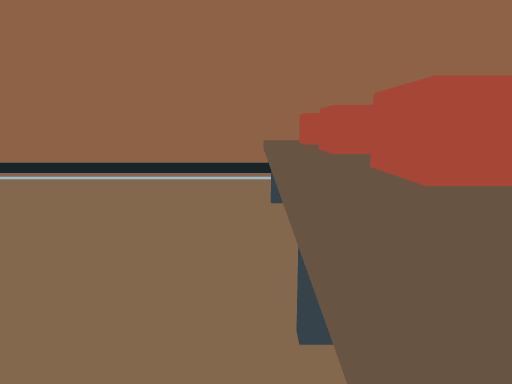
view 1 (above)

16 first-person views from a walk through a Godot game level. The camera is 1.3 m above the floor, tilts 10° down and sees 70° across. The floor is counted in squares, 1 m on a side. Each view is taken from the middle of a square. On the plan, view 1 faces up. The plan holds only what a view shows up to about 15 squares ahead; the rest is blank. The place goes on beyond the plan. Surface patterns are stand-ins for the level's own textures.

view 2
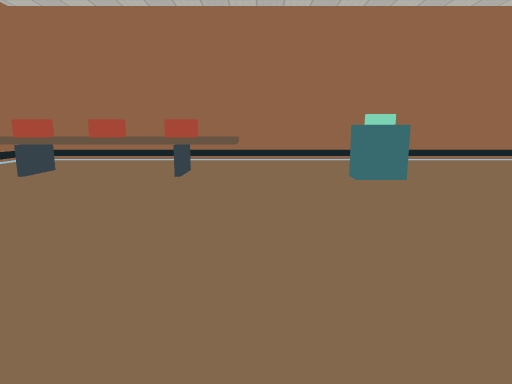

view 3
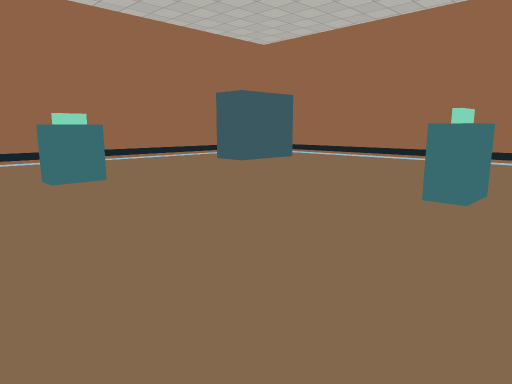

view 4
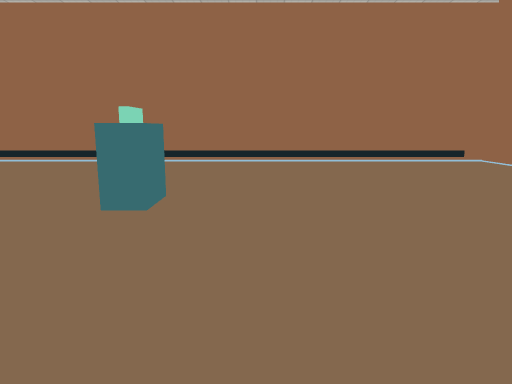

view 5
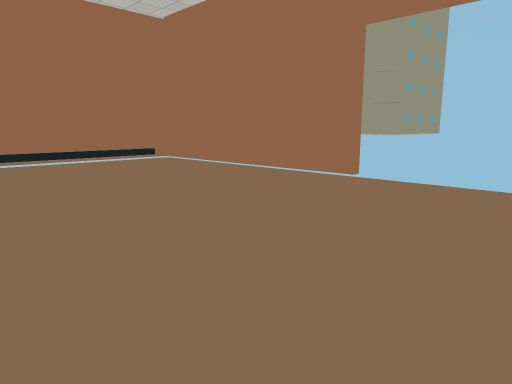

view 6
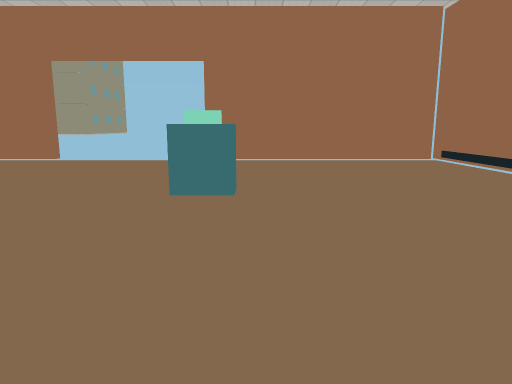

view 7
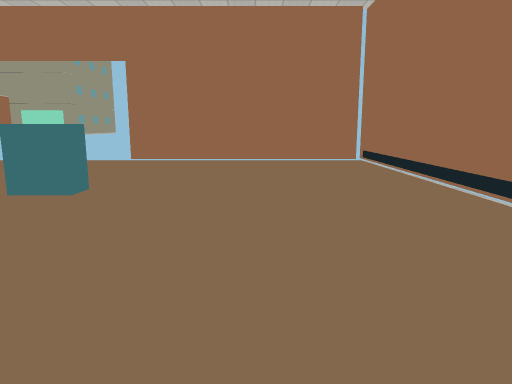

view 8
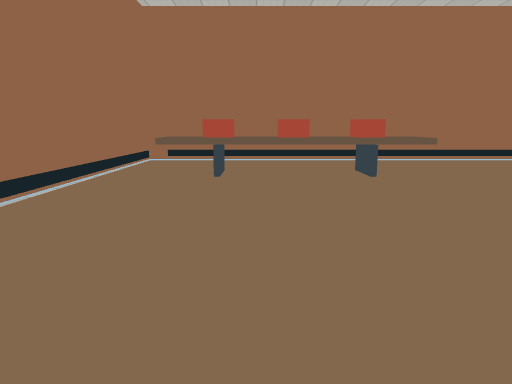

view 9
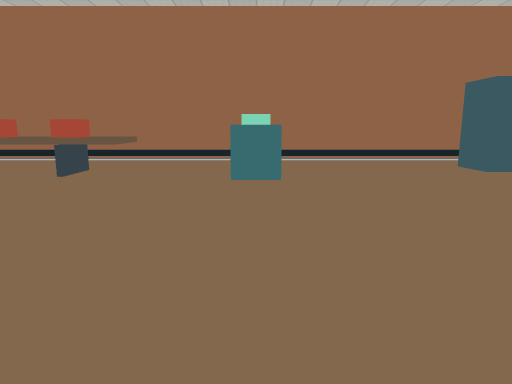

view 10
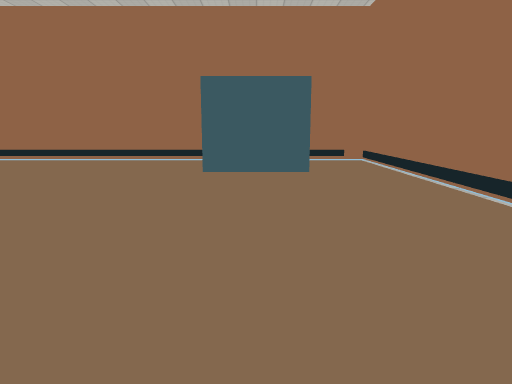

view 11
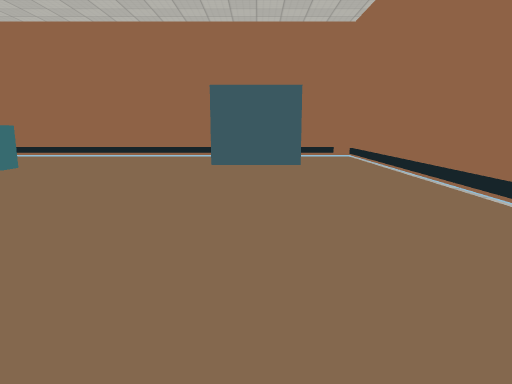

view 12
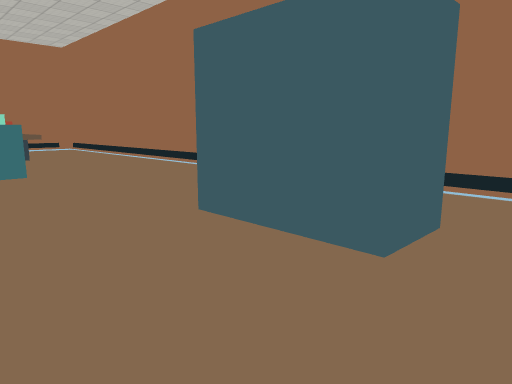

view 13
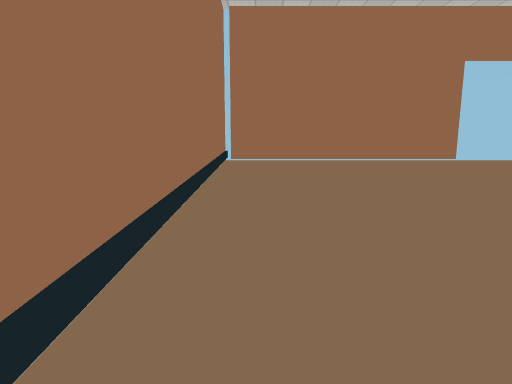

view 14
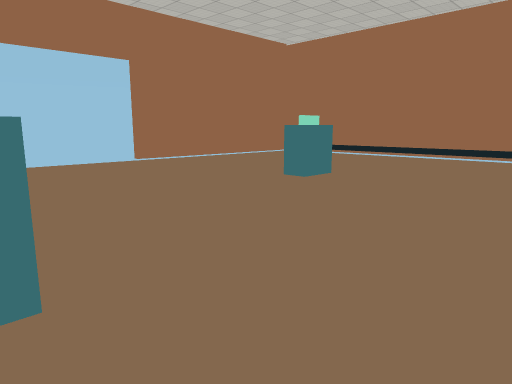

view 15
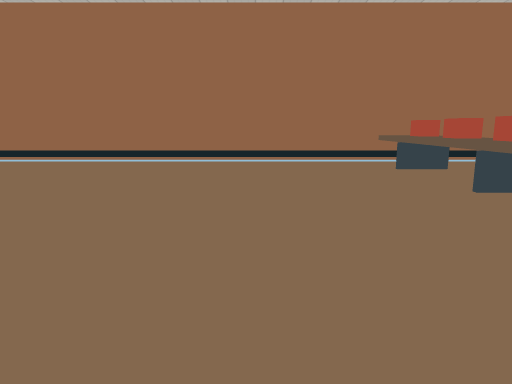

view 16
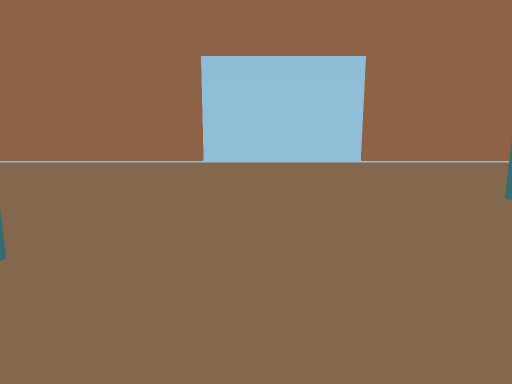

### Floor plan
Key: @ floor where view 1 was taken; # wall or solid block; x gap in a wall; . floor; ^ raised ledge.
Columns run from 18 left of view 1 to 6 right of it. Each row starts with its distance up from view 1.
  9 #########################
  8 #.......................#
  7 #.................^^^...#
  6 #.................^^^...#
  5 #.................^^^...#
  4 #.................^^^...#
  3 #.................^^^...#
  2 #.................^^^...#
  1 #.......^.........^^^...#
  0 x.................@.....#
 -1  .......................#
 -2  .......................#
 -3  .................^.....#
 -4  .......................#
 -5  .......................#
 -6 x.......................#
 -7 #..........^............#
 -8 #.......................#
 -9 #.......................#
-10 #..................###..#
-11 #..................### .#
-12 #..................###..#
-13 #.......................#
-14 #.......................#
-15 #########################

Positions as (right, up) in squares from view 1, and headings:
1: (0, 0), facing up
2: (-9, 0), facing right
3: (-9, 0), facing down-right
4: (-9, -1), facing down
5: (-9, -1), facing down-left
6: (-3, 2), facing left
7: (-3, 5), facing left
8: (-9, 5), facing right
9: (-9, -3), facing right
10: (-9, -11), facing right
11: (-11, -11), facing right
12: (-2, -14), facing up-right
13: (-3, -14), facing left
14: (-4, -7), facing up-left
15: (-4, -5), facing up
16: (-4, -4), facing left
